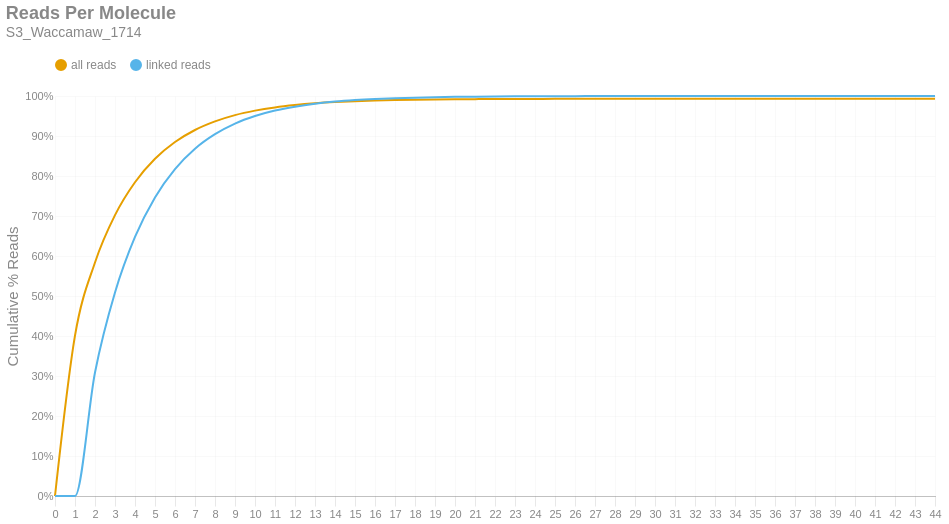

The cell this chart's notebook holds for it:
### Markdown cell above
### Reads per Molecule
This chart shows the cumulative distribution of the number of reads per linked molecule. That is, how many alignments are associated with a unique molecule. This excludes the number of reads associated with invalid or absent linked-read barcodes. The `linked` histogram is the percentages recalculated when disregarding singletons.

### Code cell
if SKIPLR:
    print_html(f"Skipped")
else:
    counts = np.bincount(valids['reads'].cast(pl.Int64).to_numpy())
    weighted = counts * np.arange(len(counts))
    all_perc = weighted / n_reads
    linked_perc = weighted / n_linked_reads
    linked_perc[1] = 0
    binned_df = pl.DataFrame({
        'readsper': list(range(len(counts))),
        'all reads (cumsum)': np.cumsum(all_perc).tolist(),
        'linked reads (cumsum)': np.cumsum(linked_perc).tolist(),
    })

    with SafeRender(binned_df):
        (
            density_plot(binned_df, 'Reads Per Molecule', samplename, 'readspmol')
            .encode(
                x=alt.X('readsper:O', title=None).axis(labelAngle=0).scale(padding=0),
                y=alt.Y('value:Q', title='Cumulative % Reads').axis(format='%').stack(False),
                color=alt.Color("key:N").scale(domain=["all reads", "linked reads"]),
                tooltip=[
                    alt.Tooltip("key:N", title="Data Type"),
                    alt.Tooltip("readsper:O", title="Reads Per Molecule"),
                    alt.Tooltip("value:Q", format=".2%", title="% Reads (Cum.)")
                ]            
            )
        ).display()

### Figure 1 — Vega-Lite specification as saved in the notebook (floating-point values rounded to 4 significant figures)
{"width": "container", "height": 400, "config": {"title": {"anchor": "start", "dy": -15, "fontSize": 18, "color": "#888888", "subtitleColor": "#888888", "subtitleFontSize": 14}, "arc": {"fill": "#0072B2"}, "axis": {"domainColor": "#888888", "domainWidth": 0.5, "gridWidth": 0.2, "grid": false, "titleFontWeight": 400, "titleFontSize": 15, "labelFontSize": 11, "labelColor": "#888888", "tickColor": "#888888", "tickWidth": 0.2, "titleColor": "#888888"}, "axisBand": {"grid": false}, "axisX": {"grid": true, "tickSize": 10, "domainCap": "round"}, "axisY": {"domain": false, "grid": true, "tickSize": 0, "domainCap": "round"}, "background": "transparent", "header": {"labelFontSize": 15, "labelColor": "#888888", "titleFontSize": 15, "titleFontWeight": 600, "titleColor": "#888888"}, "legend": {"labelFont": "sans-serif", "labelFontSize": 12, "labelColor": "#888888", "symbolSize": 100, "symbolType": "circle", "titleFontSize": 12, "titlePadding": 10, "titleColor": "#888888", "title": null, "orient": "top"}, "range": {"category": ["#E69F00", "#56B4E9", "#009E73", "#F0E442", "#0072B2", "#D55E00", "#CC79A7", "#000000"], "diverging": ["#cfe8f3", "#a2d4ec", "#73bfe2", "#46abdb", "#1696d2", "#12719e"]}, "area": {"fill": "#0072B2", "fillOpacity": 0.7, "line": true, "strokeOpacity": 0.7}, "line": {"color": "#0072B2", "stroke": "#0072B2", "strokeWidth": 2}, "trail": {"color": "#0072B2", "stroke": "#0072B2", "strokeWidth": 0, "size": 1}, "point": {"filled": true, "fillOpacity": 1.0, "size": 95}, "text": {"color": "#888888", "fontSize": 11, "align": "right", "fontWeight": 400, "size": 11}, "bar": {"fill": "#0072B2", "stroke": null}, "view": {"stroke": null, "continuousWidth": 660, "continuousHeight": 400}}, "data": {"name": "data-5cc463f442f556d0814b1c1310c8f8eb"}, "mark": {"type": "line", "interpolate": "monotone", "point": {"opacity": 0, "size": 275}}, "encoding": {"color": {"field": "key", "scale": {"domain": ["all reads", "linked reads"]}, "type": "nominal"}, "tooltip": [{"field": "key", "title": "Data Type", "type": "nominal"}, {"field": "readsper", "title": "Reads Per Molecule", "type": "ordinal"}, {"field": "value", "format": ".2%", "title": "% Reads (Cum.)", "type": "quantitative"}], "x": {"axis": {"labelAngle": 0}, "field": "readsper", "scale": {"padding": 0}, "title": null, "type": "ordinal"}, "y": {"axis": {"format": "%"}, "field": "value", "stack": false, "title": "Cumulative % Reads", "type": "quantitative"}}, "params": [{"name": "param_c36ac31b6afebe62", "select": {"type": "point", "fields": ["key"]}, "bind": "legend"}], "title": {"text": "Reads Per Molecule", "subtitle": "S3_Waccamaw_1714"}, "transform": [{"fold": ["all reads (cumsum)", "linked reads (cumsum)"]}, {"calculate": "replace(datum.key, ' (cumsum)', '')", "as": "key"}, {"filter": {"param": "param_c36ac31b6afebe62"}}], "usermeta": {"embedOptions": {"downloadFileName": "S3_Waccamaw_1714.readspmol"}}, "$schema": "https://vega.github.io/schema/vega-lite/v6.1.0.json", "datasets": {"data-5cc463f442f556d0814b1c1310c8f8eb": [{"readsper": 0, "all reads (cumsum)": 0.0, "linked reads (cumsum)": 0.0}, {"readsper": 1, "all reads (cumsum)": 0.4009, "linked reads (cumsum)": 0.0}, {"readsper": 2, "all reads (cumsum)": 0.5838, "linked reads (cumsum)": 0.3088}, {"readsper": 3, "all reads (cumsum)": 0.7022, "linked reads (cumsum)": 0.5087}, {"readsper": 4, "all reads (cumsum)": 0.7844, "linked reads (cumsum)": 0.6476}, {"readsper": 5, "all reads (cumsum)": 0.843, "linked reads (cumsum)": 0.7465}, {"readsper": 6, "all reads (cumsum)": 0.8849, "linked reads (cumsum)": 0.8173}, {"readsper": 7, "all reads (cumsum)": 0.915, "linked reads (cumsum)": 0.8681}, {"readsper": 8, "all reads (cumsum)": 0.9365, "linked reads (cumsum)": 0.9045}, {"readsper": 9, "all reads (cumsum)": 0.9522, "linked reads (cumsum)": 0.9309}, {"readsper": 10, "all reads (cumsum)": 0.9634, "linked reads (cumsum)": 0.9498}, {"readsper": 11, "all reads (cumsum)": 0.9715, "linked reads (cumsum)": 0.9636}, {"readsper": 12, "all reads (cumsum)": 0.9773, "linked reads (cumsum)": 0.9733}, {"readsper": 13, "all reads (cumsum)": 0.9816, "linked reads (cumsum)": 0.9806}, {"readsper": 14, "all reads (cumsum)": 0.9848, "linked reads (cumsum)": 0.986}, {"readsper": 15, "all reads (cumsum)": 0.987, "linked reads (cumsum)": 0.9897}, {"readsper": 16, "all reads (cumsum)": 0.9886, "linked reads (cumsum)": 0.9924}, {"readsper": 17, "all reads (cumsum)": 0.9898, "linked reads (cumsum)": 0.9944}, {"readsper": 18, "all reads (cumsum)": 0.9907, "linked reads (cumsum)": 0.9959}, {"readsper": 19, "all reads (cumsum)": 0.9913, "linked reads (cumsum)": 0.997}, {"readsper": 20, "all reads (cumsum)": 0.9918, "linked reads (cumsum)": 0.9978}, {"readsper": 21, "all reads (cumsum)": 0.9921, "linked reads (cumsum)": 0.9984}, {"readsper": 22, "all reads (cumsum)": 0.9924, "linked reads (cumsum)": 0.9988}, {"readsper": 23, "all reads (cumsum)": 0.9926, "linked reads (cumsum)": 0.9991}, {"readsper": 24, "all reads (cumsum)": 0.9927, "linked reads (cumsum)": 0.9994}, {"readsper": 25, "all reads (cumsum)": 0.9928, "linked reads (cumsum)": 0.9996}, {"readsper": 26, "all reads (cumsum)": 0.9929, "linked reads (cumsum)": 0.9997}, {"readsper": 27, "all reads (cumsum)": 0.993, "linked reads (cumsum)": 0.9997}, {"readsper": 28, "all reads (cumsum)": 0.993, "linked reads (cumsum)": 0.9998}, {"readsper": 29, "all reads (cumsum)": 0.993, "linked reads (cumsum)": 0.9998}, {"readsper": 30, "all reads (cumsum)": 0.993, "linked reads (cumsum)": 0.9999}, {"readsper": 31, "all reads (cumsum)": 0.9931, "linked reads (cumsum)": 0.9999}, {"readsper": 32, "all reads (cumsum)": 0.9931, "linked reads (cumsum)": 0.9999}, {"readsper": 33, "all reads (cumsum)": 0.9931, "linked reads (cumsum)": 0.9999}, {"readsper": 34, "all reads (cumsum)": 0.9931, "linked reads (cumsum)": 1.0}, {"readsper": 35, "all reads (cumsum)": 0.9931, "linked reads (cumsum)": 1.0}, {"readsper": 36, "all reads (cumsum)": 0.9931, "linked reads (cumsum)": 1.0}, {"readsper": 37, "all reads (cumsum)": 0.9931, "linked reads (cumsum)": 1.0}, {"readsper": 38, "all reads (cumsum)": 0.9931, "linked reads (cumsum)": 1.0}, {"readsper": 39, "all reads (cumsum)": 0.9931, "linked reads (cumsum)": 1.0}, {"readsper": 40, "all reads (cumsum)": 0.9931, "linked reads (cumsum)": 1.0}, {"readsper": 41, "all reads (cumsum)": 0.9931, "linked reads (cumsum)": 1.0}, {"readsper": 42, "all reads (cumsum)": 0.9931, "linked reads (cumsum)": 1.0}, {"readsper": 43, "all reads (cumsum)": 0.9931, "linked reads (cumsum)": 1.0}, {"readsper": 44, "all reads (cumsum)": 0.9931, "linked reads (cumsum)": 1.0}]}}
